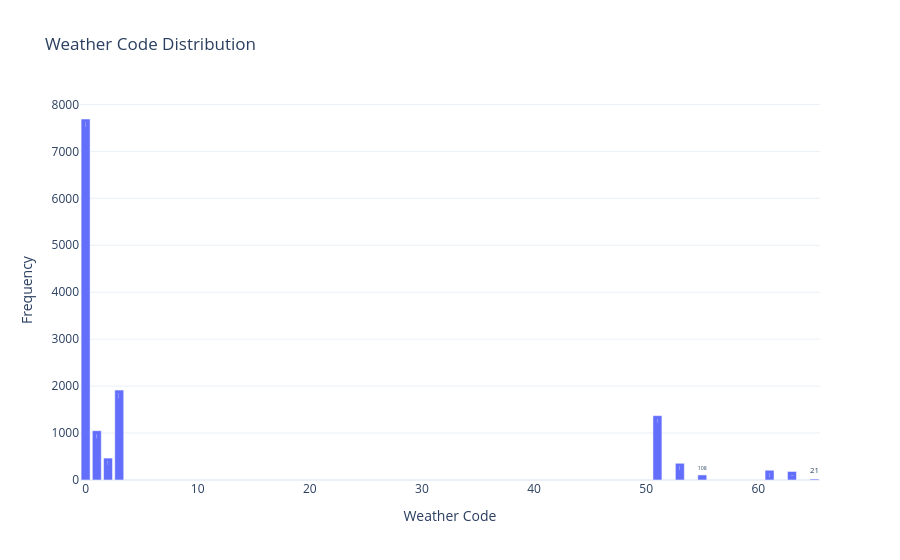

Here is the notebook cell this chart was saved with:
### Code cell
weather_code = (
    df["Weather_Code"]
    .value_counts()
    .reset_index()
)

weather_code.columns = ["Weather_Code", "Count"]

fig = px.bar(
    weather_code,
    x="Weather_Code",
    y="Count",
    title="Weather Code Distribution",
    text_auto=True
)

fig.update_layout(
    template="plotly_white",
    xaxis_title="Weather Code",
    yaxis_title="Frequency"
)
fig.write_image("weather_code_dist.png", scale=2)
fig.show()

### Figure 1 — Plotly figure (JSON) as saved in the notebook; plotly's stock layout.template omitted (floating-point values rounded to 4 significant figures)
{"data": [{"hovertemplate": "Weather_Code=%{x}<br>Count=%{y}<extra></extra>", "legendgroup": "", "marker": {"color": "#636efa", "pattern": {"shape": ""}}, "name": "", "orientation": "v", "showlegend": false, "textposition": "auto", "texttemplate": "%{y}", "type": "bar", "x": [0, 3, 51, 1, 2, 53, 61, 63, 55, 65], "xaxis": "x", "y": [7690, 1915, 1371, 1050, 467, 356, 208, 182, 108, 21], "yaxis": "y"}], "layout": {"barmode": "relative", "legend": {"tracegroupgap": 0}, "title": {"text": "Weather Code Distribution"}, "xaxis": {"anchor": "y", "domain": [0, 1], "title": {"text": "Weather Code"}}, "yaxis": {"anchor": "x", "domain": [0, 1], "title": {"text": "Frequency"}}}}
